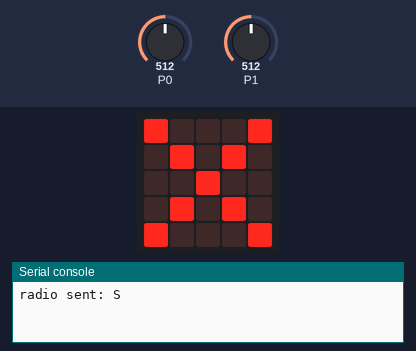
The program below on a simulated BBC micro:bit (MakeCode). Parts: the board's 5×5 LED display, the last lines printed to the serial console. Inputs (shaded band) come from the test bench; at power-on: P0 = 512, P1 = 512 (analog values on the 0–1023 scale). No radio messages arrive unless stated (any console line starting 'radio sent:' is added by the test bench).

Above: at 1.2 s.
1.3 s: P0 set to 587
3.0 s: P0 set to 615
At 4.3 s:
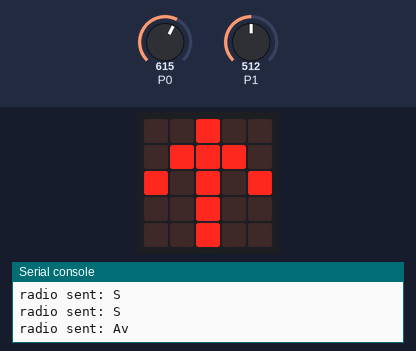
4.6 s: P0 set to 290
At 5.6 s:
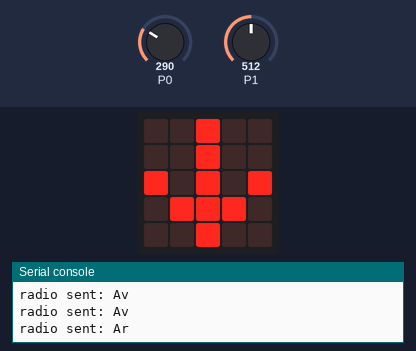
6.4 s: P0 set to 313
At 8.0 s:
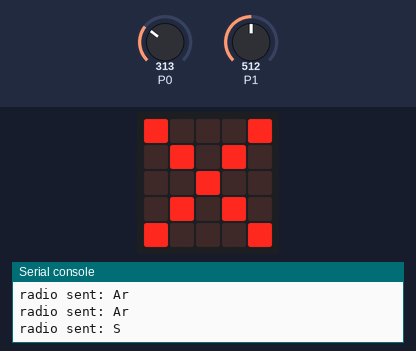
8.3 s: P1 set to 584
9.8 s: P1 set to 607
At 10.6 s:
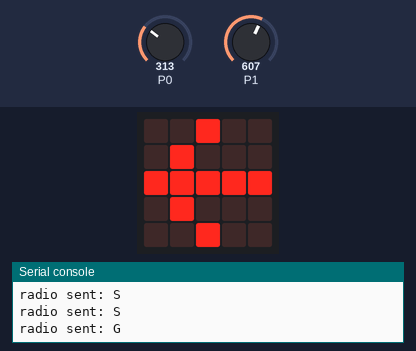
Timing chart, 0 to 12.4 s (numbered marks = the images above; inputs shaded):
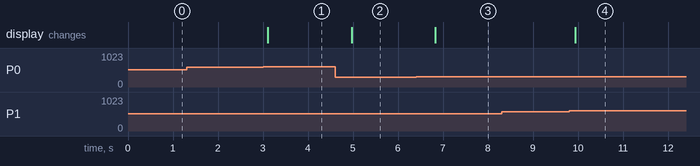

The program:

main.ts
```typescript
radio.setGroup(1)
basic.forever(function () {
    if (pins.analogReadPin(AnalogPin.P0) > 600) {
        basic.showArrow(ArrowNames.North)
        radio.sendString("Av")
    } else if (pins.analogReadPin(AnalogPin.P0) < 300) {
        basic.showArrow(ArrowNames.South)
        radio.sendString("Ar")
    } else if (pins.analogReadPin(AnalogPin.P1) > 600) {
        basic.showArrow(ArrowNames.West)
        radio.sendString("G")
    } else if (pins.analogReadPin(AnalogPin.P1) < 300) {
        basic.showArrow(ArrowNames.East)
        radio.sendString("D")
    } else {
        basic.showIcon(IconNames.No)
        radio.sendString("S")
    }
})
```

test.ts
```typescript
// les tests vont ici ; cela ne sera pas compilé si ce paquet est utilisé en tant qu'extension.
```

Measured:
- the behaviour switches between 600 and 601 on P0 (found by bisection; images 0 and 1)
- the behaviour switches between 299 and 300 on P0 (found by bisection; images 2 and 3)
- the behaviour switches between 600 and 601 on P1 (found by bisection; images 3 and 4)
- after the input at 3.0 s, the display: changes after 0.11 s (image 1)
- after the input at 4.6 s, the display: changes after 0.37 s (image 2)
- after the input at 6.4 s, the display: changes after 0.43 s (image 3)
- after the input at 9.8 s, the display: changes after 0.14 s (image 4)
